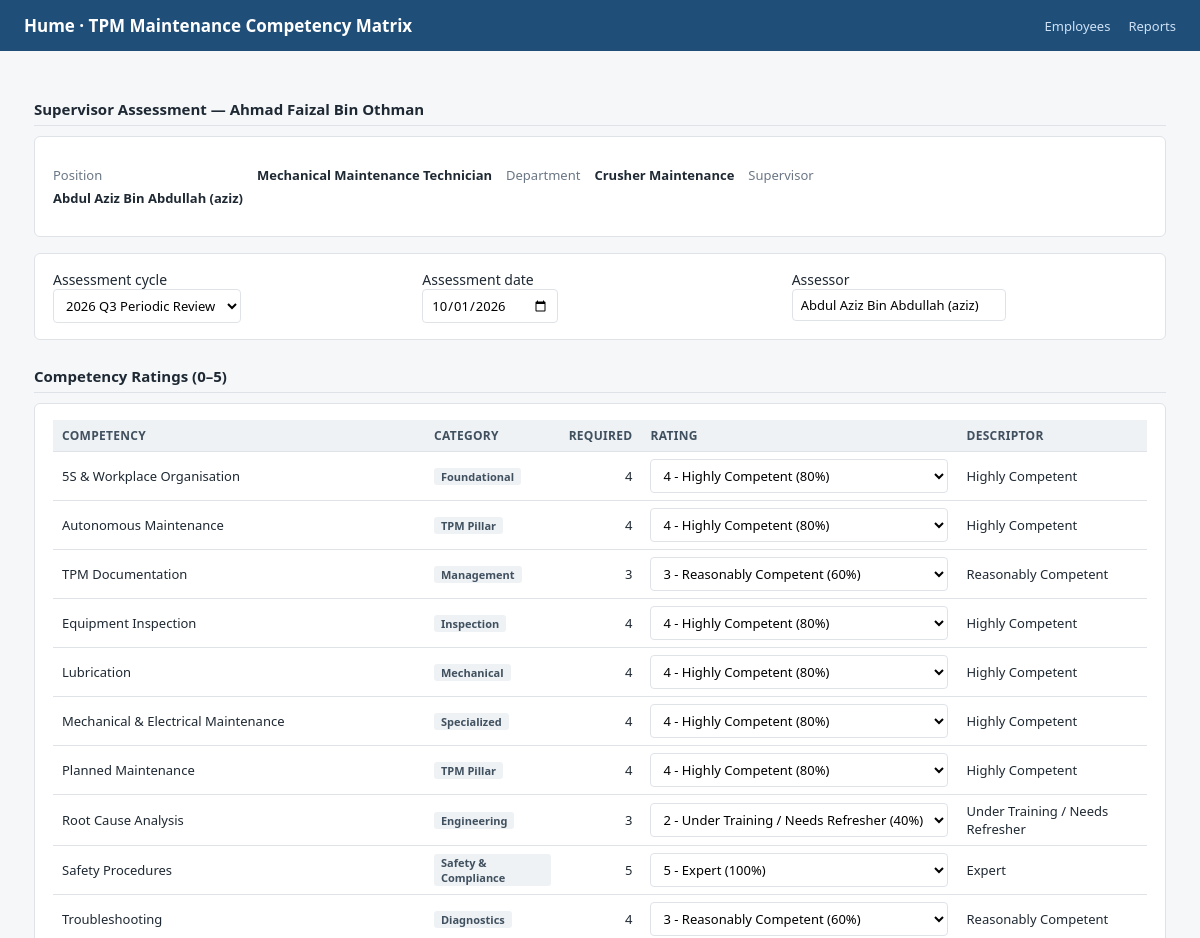
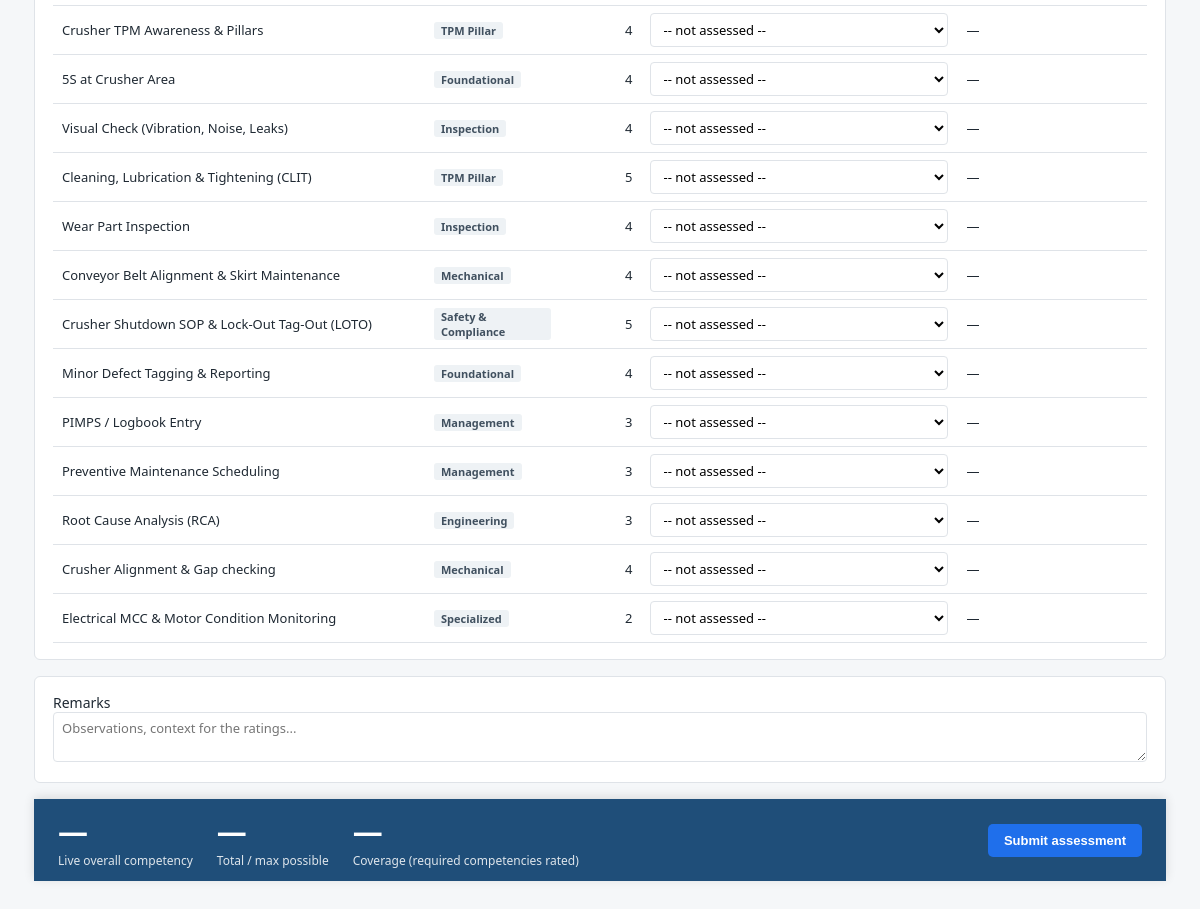
Screenshot of /assess/emp-102 with the database file from the repository (2 pictures, top to bottom).
### tables this page shows
CREATE TABLE employees (
        id TEXT PRIMARY KEY,
        employee_number TEXT UNIQUE NOT NULL,
        full_name TEXT NOT NULL,
        email TEXT UNIQUE,
        department TEXT NOT NULL,
        position_id TEXT NOT NULL,
        supervisor TEXT,
        join_date TEXT,
        is_active INTEGER DEFAULT 1,
        created_at TEXT DEFAULT CURRENT_TIMESTAMP, years_of_experience INTEGER,
        FOREIGN KEY (position_id) REFERENCES positions(id)
    );

CREATE TABLE positions (
        id TEXT PRIMARY KEY,
        title TEXT UNIQUE NOT NULL,
        department TEXT NOT NULL,
        created_at TEXT DEFAULT CURRENT_TIMESTAMP
    );

CREATE TABLE competencies (
        id TEXT PRIMARY KEY,
        code TEXT UNIQUE NOT NULL,
        name TEXT NOT NULL,
        category TEXT NOT NULL,
        description TEXT,
        is_active INTEGER DEFAULT 1,
        created_at TEXT DEFAULT CURRENT_TIMESTAMP
    , sort_order INTEGER NOT NULL DEFAULT 100);

CREATE TABLE position_requirements (
        position_id TEXT NOT NULL,
        competency_id TEXT NOT NULL,
        required_rating INTEGER NOT NULL,
        PRIMARY KEY (position_id, competency_id),
        FOREIGN KEY (position_id) REFERENCES positions(id) ON DELETE CASCADE,
        FOREIGN KEY (competency_id) REFERENCES competencies(id) ON DELETE CASCADE
    );

### app/server.py (the view)
@app.get("/assess/{employee_id}", response_class=HTMLResponse)
def assessment_form(request: Request, employee_id: str):
    try:
        profile = repo.get_profile(employee_id)
    except LookupError:
        raise HTTPException(status_code=404, detail=f"Employee {employee_id} not found")
    return templates.TemplateResponse(
        request, "assess.html",
        {
            "profile": profile,
            "employee": profile.employee,
            "ratings": _rating_options(),
            "cycles": ["2026 Q3 Periodic Review", "2026 Q4 Periodic Review", "2027 Q1 Periodic Review"],
            "today": dt.date.today().isoformat(),
            "saved": request.query_params.get("saved") == "1",
        },
    )

### app/templates/assess.html (shortened to what this page needs)
{% extends "base.html" %}
{% block content %}
<h2>Supervisor Assessment &mdash; {{ employee.full_name }}</h2>
<div class="card">
  <dl class="meta" style="grid-template-columns:auto auto auto auto 1fr">
    <dt>Position</dt><dd>{{ employee.position_title }}</dd>
    <dt>Department</dt><dd>{{ employee.department }}</dd>
    <dt>Supervisor</dt><dd>{{ employee.supervisor or '-' }}</dd>
  </dl>
</div>
<form method="post" action="/assess/{{ employee.id }}" id="assess-form">
  <div class="card">
    <div class="grid three">
      <label>Assessment cycle<br>
        <select name="cycle_name" required>
          {% for c in cycles %}<option value="{{ c }}">{{ c }}</option>{% endfor %}
        </select>
      </label>
      <label>Assessment date<br>
        <input type="date" name="assessment_date" value="{{ today }}" required>
      </label>
      <label>Assessor<br>
        <input type="text" name="assessor_name" value="{{ employee.supervisor or '' }}" required>
      </label>
    </div>
  </div>
  <h2>Competency Ratings (0&ndash;5)</h2>
  <div class="card">
    <table>
      <thead>
        <tr><th style="width:34%">Competency</th><th>Category</th>
            <th class="num">Required</th><th style="width:24%">Rating</th><th>Descriptor</th></tr>
      </thead>
      <tbody>
        {% for score in profile.scores %}
        <tr>
          <td>{{ score.competency_name }}</td>
          <td><span class="tag">{{ score.category }}</span></td>
          <td class="num">{{ score.required_score }}</td>
          <td>
            <select name="rating_{{ score.competency_id }}" data-comp="{{ score.competency_id }}"
                    data-required="{{ score.required_score }}">
              <option value="">-- not assessed --</option>
              {% for r in ratings %}<option value="{{ r.value }}"
                {% if score.rating_score is not none and score.rating_score == r.value %}selected{% endif %}>{{ r.label }}</option>
              {% endfor %}
            </select>
          </td>
          <td class="desc">&mdash;</td>
        </tr>
        {% endfor %}
      </tbody>
    </table>
  </div>
  <div class="card">
    <label>Remarks<br>
      <textarea name="remarks" rows="2" style="width:100%" placeholder="Observations, context for the ratings..."></textarea>
    </label>
  </div>
</form>
<div class="live">
  <div>
    <div class="big" id="live-pct">&mdash;</div>
    <div class="sub">Live overall competency</div>
  </div>
  <div>
    <div class="big" id="live-score">&mdash;</div>
    <div class="sub">Total / max possible</div>
  </div>
  <div>
    <div class="big" id="live-coverage">&mdash;</div>
    <div class="sub">Coverage (required competencies rated)</div>
  </div>
  <div style="margin-left:auto">
    <button class="btn" type="submit">Submit assessment</button>
  </div>
</div>
{% endblock %}

### app/templates/base.html (style rules this page uses)
:root { --ink:#1f2933; --muted:#6b7785; --line:#dfe3e8; --bg:#f5f7f9; --brand:#1f4e79; --accent:#1f6feb; --ok:#1e7e34; --warn:#b8860b; --bad:#c0392b; --none:#8a94a0; }
* { box-sizing:border-box; }
body { margin:0; font-family:"Segoe UI",Roboto,Arial,sans-serif; color:var(--ink); background:var(--bg); font-size:14px; }
h2 { font-size:15px; margin:26px 0 10px; padding-bottom:6px; border-bottom:1px solid var(--line); }
.card { background:#fff; border:1px solid var(--line); border-radius:6px; padding:16px 18px; margin-bottom:16px; }
.grid { display:grid; gap:14px; }
.grid.three { grid-template-columns:repeat(3,1fr); }
table { width:100%; border-collapse:collapse; font-size:13px; }
th, td { text-align:left; padding:7px 9px; border-bottom:1px solid var(--line); }
th { background:#eef2f5; font-weight:600; font-size:12px; text-transform:uppercase; letter-spacing:.3px; color:#40505f; }
td.num, th.num { text-align:right; font-variant-numeric:tabular-nums; }
.meta { display:grid; grid-template-columns:auto 1fr; gap:5px 14px; font-size:13px; }
.meta dt { color:var(--muted); }
.meta dd { margin:0; font-weight:600; }
.btn { display:inline-block; background:var(--accent); color:#fff; padding:9px 16px; border-radius:5px; text-decoration:none; font-weight:600; font-size:13px; border:0; cursor:pointer; }
select, input[type=text], input[type=date], textarea { font-family:inherit; font-size:13px; padding:6px 8px; border:1px solid var(--line); border-radius:4px; background:#fff; }
.live { position:sticky; bottom:0; background:var(--brand); color:#fff; padding:12px 24px; display:flex; align-items:center; gap:24px; box-shadow:0 -2px 10px rgba(0,0,0,.12); }
.live .big { font-size:30px; font-weight:700; font-variant-numeric:tabular-nums; }
.live .sub { font-size:12px; opacity:.85; }
.tag { display:inline-block; background:#eef2f5; color:#40505f; padding:1px 7px; border-radius:3px; font-size:11px; font-weight:600; }

### rows the page displays
employees: full_name "Ahmad Faizal Bin Othman", department "Crusher Maintenance", supervisor "Abdul Aziz Bin Abdullah (aziz)", assessor_name "Abdul Aziz Bin Abdullah (aziz)"
positions: position_title "Mechanical Maintenance Technician"
competencies: competency_name "5S & Workplace Organisation", category "Foundational"
position_requirements: competency "4 - Highly Competent (80%)"
competencies: competency_name "Autonomous Maintenance", category "TPM Pillar"
position_requirements: competency "4 - Highly Competent (80%)"
competencies: competency_name "TPM Documentation", category "Management"
position_requirements: competency "3 - Reasonably Competent (60%)"
competencies: competency_name "Equipment Inspection", category "Inspection"
position_requirements: competency "4 - Highly Competent (80%)"
competencies: competency_name "Lubrication", category "Mechanical"
position_requirements: competency "4 - Highly Competent (80%)"
competencies: competency_name "Mechanical & Electrical Maintenance", category "Specialized"
position_requirements: competency "4 - Highly Competent (80%)"
competencies: competency_name "Planned Maintenance", category "TPM Pillar"
position_requirements: competency "4 - Highly Competent (80%)"
competencies: competency_name "Root Cause Analysis", category "Engineering"
position_requirements: competency "2 - Under Training / Needs Refresher (40%)"
competencies: competency_name "Safety Procedures", category "Safety & Compliance"
position_requirements: competency "5 - Expert (100%)"
competencies: competency_name "Troubleshooting", category "Diagnostics"
position_requirements: competency "3 - Reasonably Competent (60%)"
competencies: competency_name "Crusher TPM Awareness & Pillars", category "TPM Pillar"
competencies: competency_name "5S at Crusher Area", category "Foundational"
competencies: competency_name "Visual Check (Vibration, Noise, Leaks)", category "Inspection"
competencies: competency_name "Cleaning, Lubrication & Tightening (CLIT)", category "TPM Pillar"
competencies: competency_name "Wear Part Inspection", category "Inspection"
competencies: competency_name "Conveyor Belt Alignment & Skirt Maintenance", category "Mechanical"
competencies: competency_name "Crusher Shutdown SOP & Lock-Out Tag-Out (LOTO)", category "Safety & Compliance"
competencies: competency_name "Minor Defect Tagging & Reporting", category "Foundational"
competencies: competency_name "PIMPS / Logbook Entry", category "Management"
competencies: competency_name "Preventive Maintenance Scheduling", category "Management"
competencies: competency_name "Root Cause Analysis (RCA)", category "Engineering"
competencies: competency_name "Crusher Alignment & Gap checking", category "Mechanical"
competencies: competency_name "Electrical MCC & Motor Condition Monitoring", category "Specialized"

### other values shown
{{ score.required_score }} "4" "4" "3" "4" "4" "4" "4" "3" "5" "4" "4" "4" "4" "5" "4" "4" "5" "4" "3" "3" "3" "4" "2"
form field cycle_name "2026 Q3 Periodic Review"
